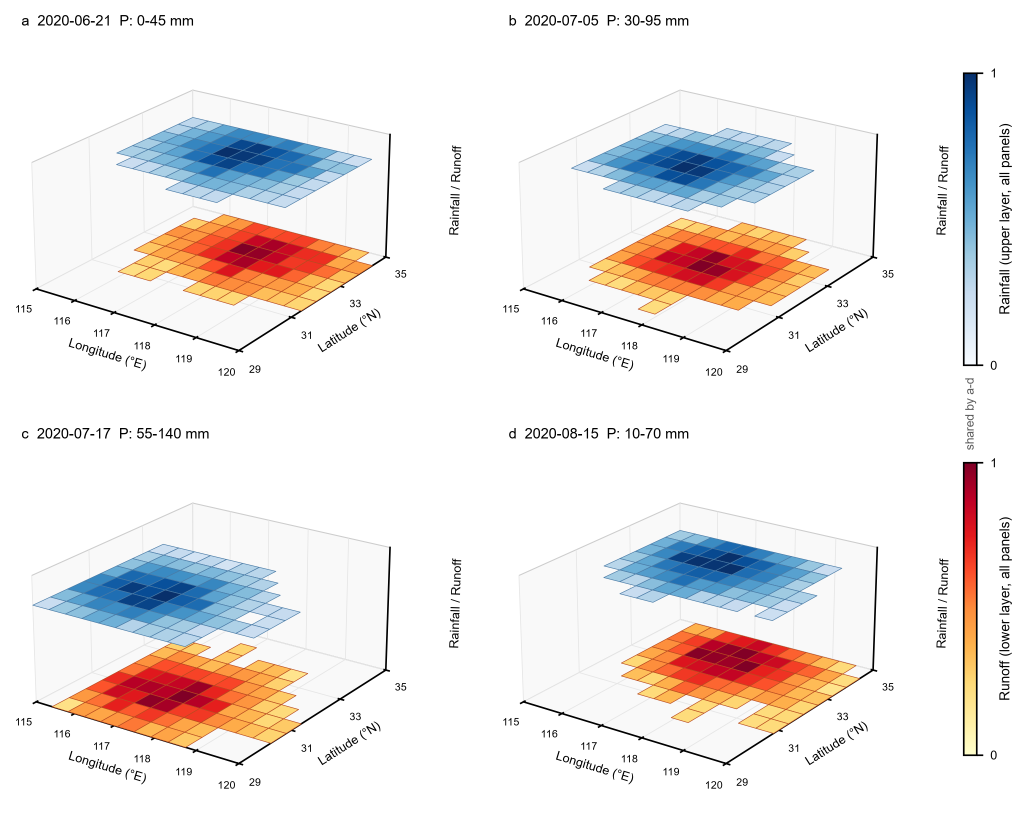
#> input picture gallery/case_seg143.png, 2054 x 1664 px (shown at 1/2 size)
$ python make_readme_figs.py
#> lines starting #> are read from the running program, lines starting #| are printed output that depends on the picture
### scripts/paper_style.py
# -*- coding: utf-8 -*-
"""paper_style — 期刊级科研绘图全局风格 + 常用助手。

所有配方脚本统一:
    import sys, os
    sys.path.insert(0, os.path.join(os.path.dirname(os.path.abspath(__file__)), '..'))
    from paper_style import *
    set_style()
    ...画图...
    save(fig, 'case_segNNN.png')
"""
import os

import matplotlib
matplotlib.use('Agg')
import matplotlib.pyplot as plt
import matplotlib.pyplot as _plt
import numpy as np
from matplotlib.patches import FancyArrowPatch

ROOT = os.path.abspath(os.path.join(os.path.dirname(__file__), '..'))
GALLERY = os.path.join(ROOT, 'gallery')
os.makedirs(GALLERY, exist_ok=True)

# ---------------------------------------------------------------- 调色板
PALETTES = {
    # Nature 经典: 黑 + 绿
    'nature':    ['#000000', '#2E8B57', '#77B549', '#4DAF4C', '#1B9E77', '#8D8D8D'],
    'nature2':   ['#3B7DD8', '#E15759', '#59A14F', '#F28E2B', '#B07AA1', '#9C755F'],
    'science':   ['#C0392B', '#2C5F8A', '#E67E22', '#16A085', '#7D3C98', '#7F8C8D'],
    'cell':      ['#4E79A7', '#F28E2B', '#E15759', '#76B7B2', '#59A14F', '#EDC948',
                  '#B07AA1', '#FF9DA7', '#9C755F', '#BAB0AC'],
    'macaron':   ['#AED6F1', '#F5B7B1', '#D5F5E3', '#FCF3CF', '#E8DAEF', '#FDEBD0'],
    'rdbu':      ['#67001F', '#B2182B', '#D6604D', '#F4A582', '#FDDBC7', '#F7F7F7',
                  '#D1E5F0', '#92C5DE', '#4393C3', '#2166AC', '#053061'],
    'set3':      ['#8DD3C7', '#FFFFB3', '#BEBADA', '#FB8072', '#80B1D3', '#FDB462',
                  '#B3DE69', '#FCCDE5', '#BC80BD', '#CCEBC5'],
    'tab20':     ['#4E79A7', '#A0CBE8', '#F28E2B', '#FFBE7D', '#59A14F', '#8CD17D',
                  '#B6992D', '#F1CE63', '#499894', '#86BCB6', '#E15759', '#FF9D9A',
                  '#79706E', '#BAB0AC', '#D37295', '#FABFD2', '#B07AA1', '#D4A6C8',
                  '#9D7660', '#D7B5A6'],
    'muted':     ['#8C8C8C', '#3B6E8F', '#7FA6B8', '#C98A2D', '#5E8A5E', '#A25B5B'],
    'div_purple': ['#7B4EA3', '#AF7AC5', '#D7BDE2', '#F4ECF7', '#A9DFBF', '#58D68D', '#1E8449'],
    'warm_cool': ['#3465A8', '#6FA8DC', '#9FC5E8', '#C9DAF8', '#FCE5CD', '#F6B26B', '#E69138'],
}


# [6 lines left out: function pal, not called in this run]


# ---------------------------------------------------------------- 全局样式
def set_style(scale=1.0):
    """期刊风格 rcParams。单栏宽 3.5in, 双栏 7.2in; 字号 7-9pt。"""
    matplotlib.rcParams.update({
        'font.family': 'sans-serif',
        'font.sans-serif': ['Arial', 'Helvetica', 'DejaVu Sans'],
        'font.size': 8 * scale,
        'axes.titlesize': 9 * scale,
        'axes.labelsize': 8 * scale,
        'xtick.labelsize': 7 * scale,
        'ytick.labelsize': 7 * scale,
        'legend.fontsize': 7 * scale,
        'axes.linewidth': 0.8,
        'axes.spines.top': False,
        'axes.spines.right': False,
        'axes.axisbelow': True,
        'xtick.direction': 'out',
        'ytick.direction': 'out',
        'xtick.major.width': 0.8,
        'ytick.major.width': 0.8,
        'xtick.major.size': 3,
        'ytick.major.size': 3,
        'lines.linewidth': 1.2,
        'lines.markersize': 4,
        'legend.frameon': False,
        'figure.facecolor': 'white',
        'axes.facecolor': 'white',
        'savefig.facecolor': 'white',
        'svg.fonttype': 'none',
        'axes.unicode_minus': False,
    })


# [7 lines left out: function despine, not called in this run]


def save(fig, name, dpi=300, dirs=None):
    """保存到 gallery/(或指定 dirs, 自动创建)并关闭 figure。

    环境变量 PF_AUDIT=1 时(如经 scripts/polish.py 调起)保存前先跑 audit(fig),
    结果以 'AUDIT:' 行打印, 供 polish 解析判 PASS/FAIL。"""
    out_dir = dirs or GALLERY
    os.makedirs(out_dir, exist_ok=True)
    out = os.path.join(out_dir, name)
    fig.savefig(out, dpi=dpi, bbox_inches='tight', facecolor='white')
    if os.environ.get('PF_AUDIT') == '1':
        issues = audit(fig)
        print('AUDIT: %s' % ('clean' if not issues else '%d issue(s)' % len(issues)))
        for msg in issues:
            print('AUDIT: ' + msg)
    _plt.close(fig)
    print('saved:', out)
    return out


# [162 lines left out: functions audit, _protected_text, _ax_data_points, _inside_count, _audit_occlusion, _owned_by, not called in this run]


def rng(seed):
    return np.random.default_rng(seed)


# ---------------------------------------------------------------- 显著性标注
# [17 lines left out: functions sig_bracket, p_to_stars, not called in this run]


def italic_gene(name):
    """基因名斜体(用于 tick/注释)。"""
    return r'$\it{%s}$' % name


# [11 lines left out: functions jitter, panel_label, not called in this run]


def cm2in(w_cm, h_cm):
    return (w_cm / 2.54, h_cm / 2.54)

### scripts/make_readme_figs.py
# -*- coding: utf-8 -*-
"""重新生成 README 展示图: assets/readme/hero.png(图库拼贴横幅) + workflow.png(四阶段闭环, 本 skill 风格自绘)。"""
import sys, os
HERE = os.path.dirname(os.path.abspath(__file__))
sys.path.insert(0, HERE)
from paper_style import *

import matplotlib.pyplot as plt
from matplotlib.patches import FancyBboxPatch, FancyArrowPatch, Circle
from PIL import Image

READMEDIR = os.path.join(ROOT, 'assets', 'readme')
os.makedirs(READMEDIR, exist_ok=True)


# --------------------------------------------------------------- 1. 拼贴横幅
def make_hero():
    tiles = ['case_seg143.png', 'case_seg027.png', 'case_seg012.png',
             'case_seg005.png', 'case_seg045.png', 'case_seg016.png']
    cell_w, cell_h, pad = 800, 520, 14
    cols, rows = 3, 2
    W = cols * cell_w + (cols + 1) * pad
    H = rows * cell_h + (rows + 1) * pad
    canvas = Image.new('RGB', (W, H), 'white')
#> canvas: PIL image 2456x1082 RGB; every value is 255
    for i, name in enumerate(tiles):
        img = Image.open(os.path.join(GALLERY, name))
#> img is the input picture: PIL image 2054x1664 RGBA; mean R, G, B, A 238.4, 233.7, 232.4, 255
        s = min((cell_w - 8) / img.width, (cell_h - 8) / img.height)
#> s = 0.308
        img = img.resize((round(img.width * s), round(img.height * s)), Image.LANCZOS)
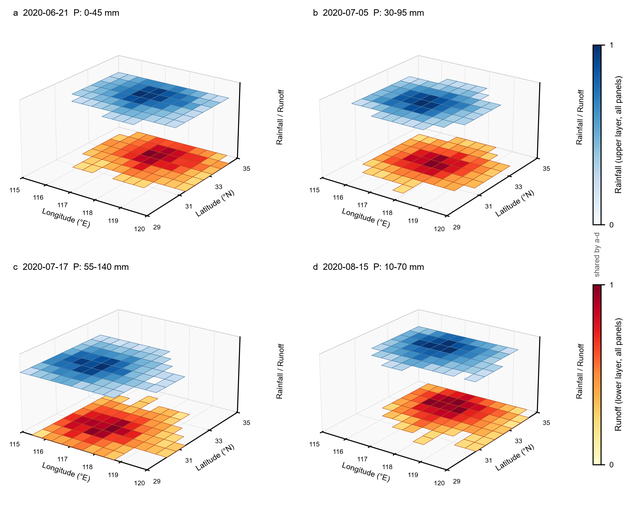
#> img: PIL image 632x512 RGBA; mean R, G, B, A 238.1, 233.4, 232.1, 255
        r, c = divmod(i, cols)
        x = pad + c * (cell_w + pad) + (cell_w - img.width) // 2
#> x = 98
        y = pad + r * (cell_h + pad) + (cell_h - img.height) // 2
#> y = 18
        canvas.paste(img, (x, y))
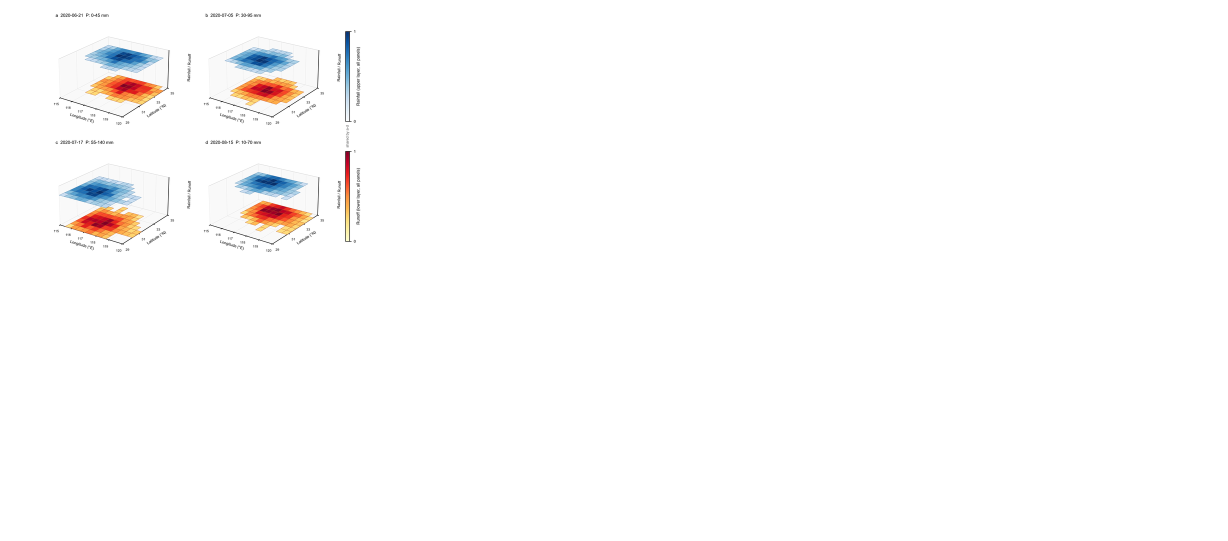
#> canvas: PIL image 2456x1082 RGB (shown at 1/2 size); mean R, G, B 252.9, 252.4, 252.2
#> pass 2 of the loop in make_hero, `for i, name in enumerate(tiles):`:
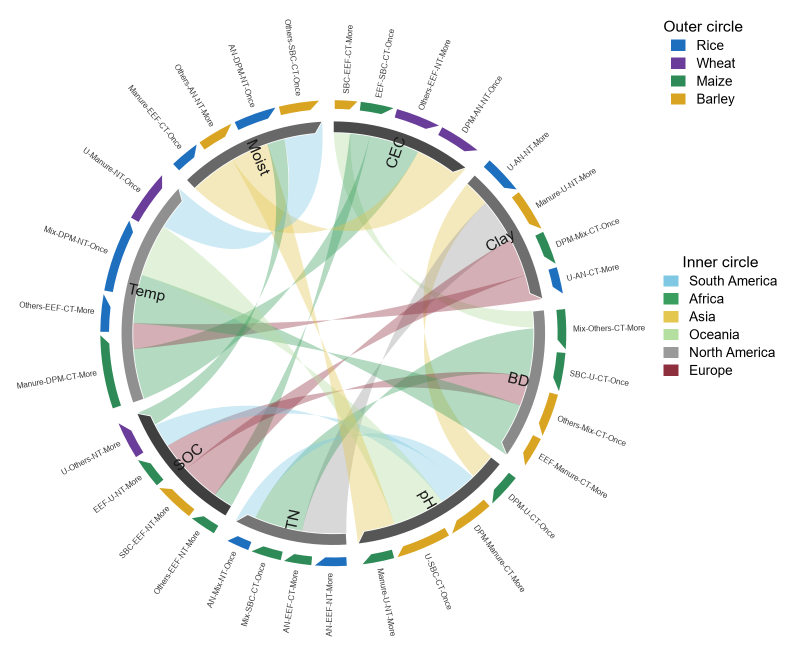
#> input picture gallery/case_seg027.png, 1595 x 1333 px (shown at 1/2 size)
#> in make_hero, img is the input picture: PIL image 1595x1333 RGBA; mean R, G, B, A 237.4, 239.6, 236.1, 255
#> in make_hero, `img = img.resize((round(img.width * s), round(img.height * s)), Image...`:
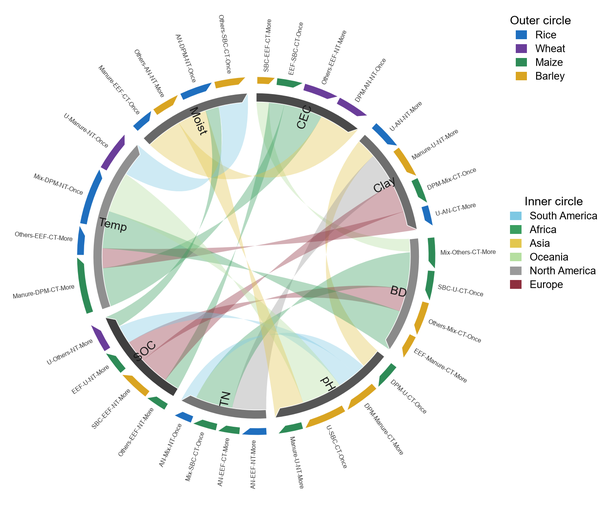
#> img: PIL image 613x512 RGBA; mean R, G, B, A 237.1, 239.3, 235.8, 255
#> in make_hero, `canvas.paste(img, (x, y))`:
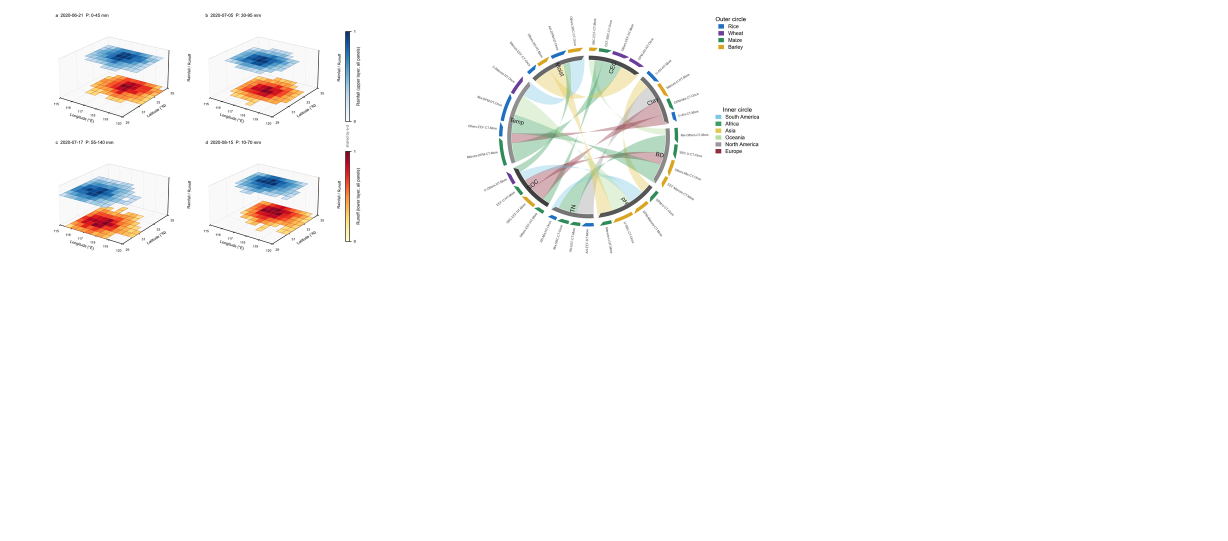
#> canvas: PIL image 2456x1082 RGB (shown at 1/2 size); mean R, G, B 250.8, 250.5, 249.9
#> pass 3 of the loop in make_hero, `for i, name in enumerate(tiles):`:
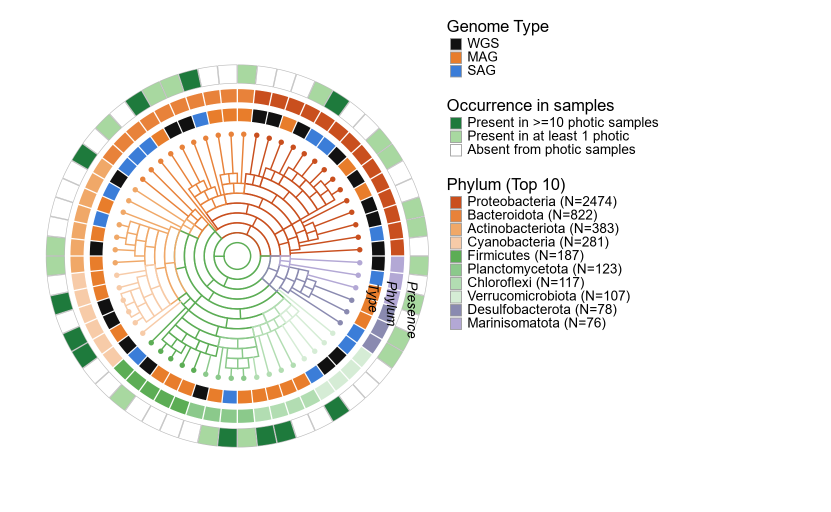
#> input picture gallery/case_seg012.png, 1661 x 1024 px (shown at 1/2 size)
#> in make_hero, img is the input picture: PIL image 1661x1024 RGBA; mean R, G, B, A 239.7, 238.3, 234.1, 255
#> in make_hero, `img = img.resize((round(img.width * s), round(img.height * s)), Image...`:
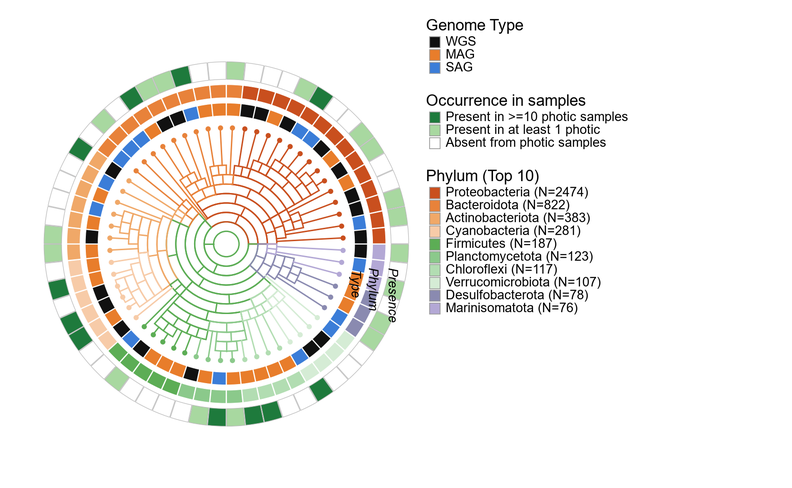
#> img: PIL image 792x488 RGBA; mean R, G, B, A 239.2, 237.8, 233.5, 255
#> in make_hero, `canvas.paste(img, (x, y))`:
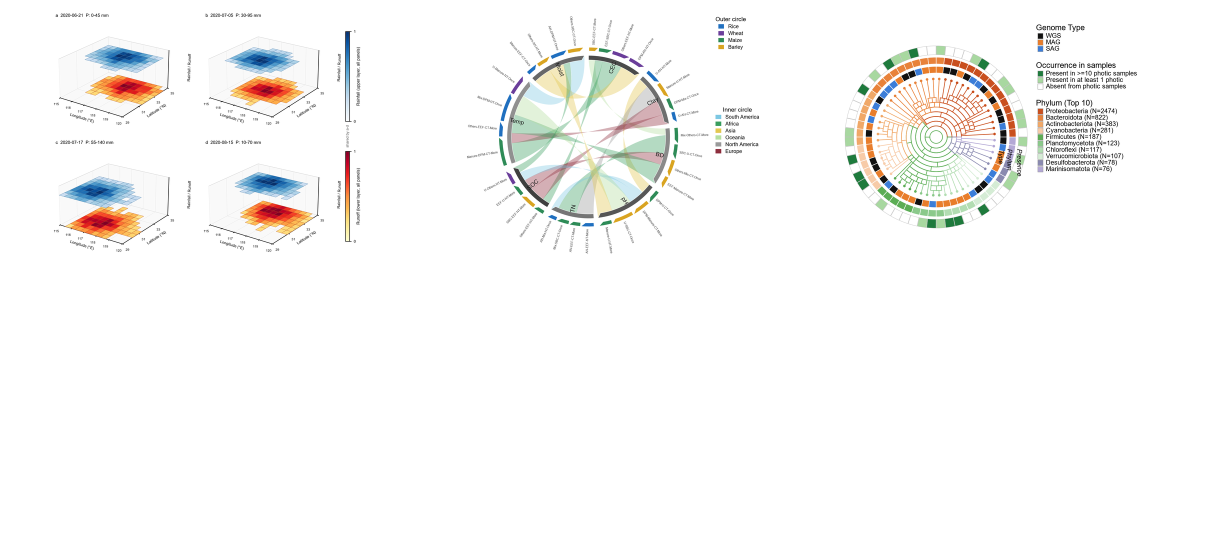
#> canvas: PIL image 2456x1082 RGB (shown at 1/2 size); mean R, G, B 248.5, 248, 246.8
#> the loop made 6 passes; the first 3 are shown
    out = os.path.join(READMEDIR, 'hero.png')
    canvas.save(out)
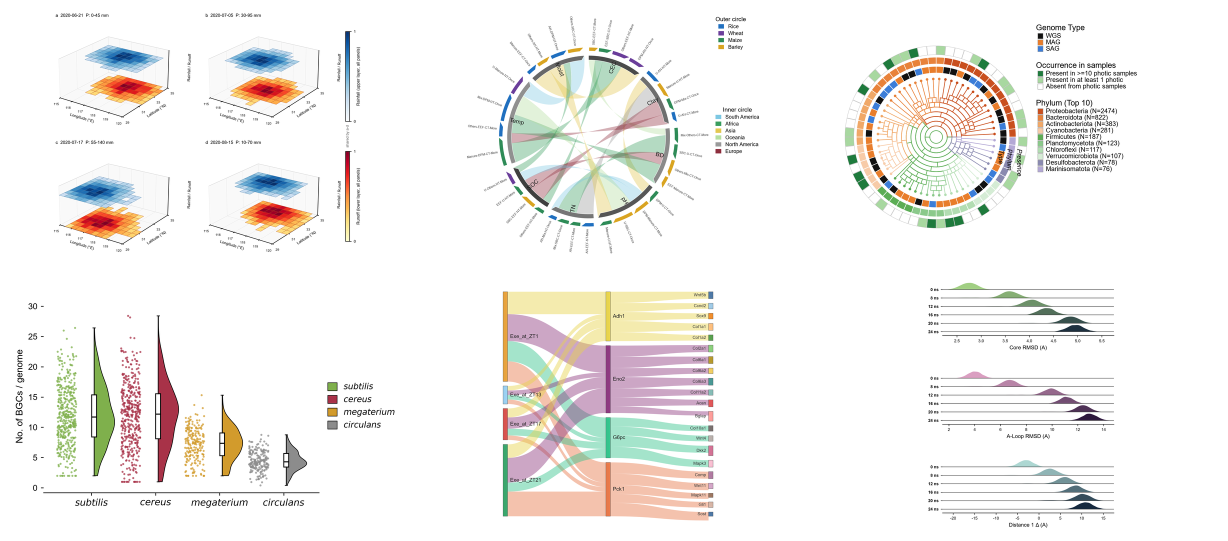
#> saved as hero.png: PIL image 2456x1082 RGB (shown at 1/2 size); mean R, G, B 242.9, 241.2, 238.6
    print('saved:', out, canvas.size)
#| saved: assets/readme/hero.png (2456, 1082)


# --------------------------------------------------------------- 2. 工作流元图
STAGES = [
    ('1', '鉴赏  Appreciation', '146 张成品 + 鉴赏卡片', '加图 · 删图 · 去重', '#3B6E8F'),
    ('2', '共鸣  Resonance', '样板册摆候选，用眼睛选', '布局 × 配色 自由组合', '#C98A2D'),
    ('3', '演绎  Rendition', '选中配方 × 你的数据', '校验 · 适配 · 实算显著性', '#5E8A5E'),
    ('4', '品评  Appraisal', '对照参考，并排品评', '满意即入库，循环往复', '#A25B5B'),
]


def _tint(hex_color, f=0.14):
    h = hex_color.lstrip('#')
    rgb = tuple(int(h[i:i + 2], 16) for i in (0, 2, 4))
    mix = tuple(round(c * f + 255 * (1 - f)) for c in rgb)
    return '#%02X%02X%02X' % mix


def make_workflow():
    set_style()
    plt.rcParams['font.sans-serif'] = ['Microsoft YaHei', 'Arial']
    plt.rcParams['axes.unicode_minus'] = False

    fig, ax = plt.subplots(figsize=cm2in(26, 9.5))
    ax.set_xlim(0, 104)
    ax.set_ylim(0, 34)
    ax.axis('off')

    bw, bh, y0 = 22, 14, 12
    centers = [13, 39, 65, 91]
    for (num, title, l1, l2, color), cx in zip(STAGES, centers):
        x0, x1 = cx - bw / 2, cx + bw / 2
        ax.add_patch(FancyBboxPatch((x0, y0), bw, bh,
                                    boxstyle='round,pad=0,rounding_size=2.2',
                                    facecolor=_tint(color), edgecolor=color, lw=1.3))
        ax.add_patch(Circle((x0, y0 + bh), 2.1,
                            facecolor=color, edgecolor='white', lw=1.6, zorder=5))
        ax.text(x0, y0 + bh, num, ha='center', va='center',
                color='white', fontsize=9.5, weight='bold', zorder=6)
        ax.text(cx, y0 + bh - 3.6, title, ha='center', va='center',
                fontsize=10.5, weight='bold', color='#1A1A1A')
        ax.text(cx, y0 + 5.6, l1, ha='center', va='center', fontsize=8, color='#444444')
        ax.text(cx, y0 + 2.6, l2, ha='center', va='center', fontsize=8, color='#444444')

    for a, b in zip(centers[:-1], centers[1:]):
        ax.add_patch(FancyArrowPatch((a + bw / 2 + 0.6, y0 + bh / 2),
                                     (b - bw / 2 - 0.6, y0 + bh / 2),
                                     arrowstyle='-|>', mutation_scale=15,
                                     lw=1.4, color='#333333'))

    # 回路: 品评 → 共鸣
    ax.add_patch(FancyArrowPatch((centers[3], y0 - 0.7), (centers[1], y0 - 0.7),
                                 connectionstyle='arc3,rad=-0.24',
                                 arrowstyle='-|>', mutation_scale=15,
                                 lw=1.4, color='#333333'))
    ax.text((centers[1] + centers[3]) / 2, 1.7, '看到成品有了新想法 → 回到共鸣，再走一轮',
            ha='center', va='center', fontsize=8, color='#666666')

    # 用户入口
    ax.text(centers[1], 31.6, '用户入口：要画图 · 给了例图 · 说「你定」',
            ha='center', va='center', fontsize=8, color='#666666')
    ax.add_patch(FancyArrowPatch((centers[1], 30.3), (centers[1], y0 + bh + 0.8),
                                 arrowstyle='-|>', mutation_scale=13,
                                 lw=1.2, color='#999999', linestyle=(0, (4, 2))))

    save(fig, 'workflow.png', dirs=READMEDIR)
#> in save, `fig.savefig(out, dpi=dpi, bbox_inches='tight', facecolor='white')`:
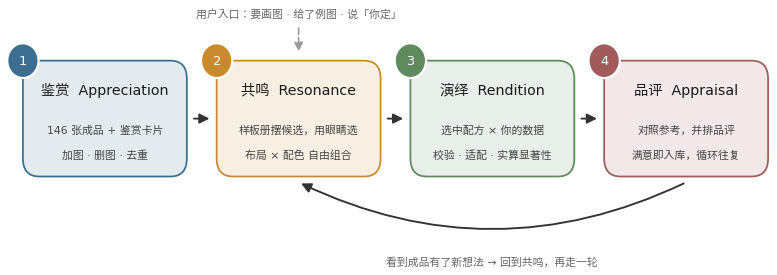
#> figure drawn by matplotlib, 1 panel


if __name__ == '__main__':
    make_hero()
    make_workflow()
